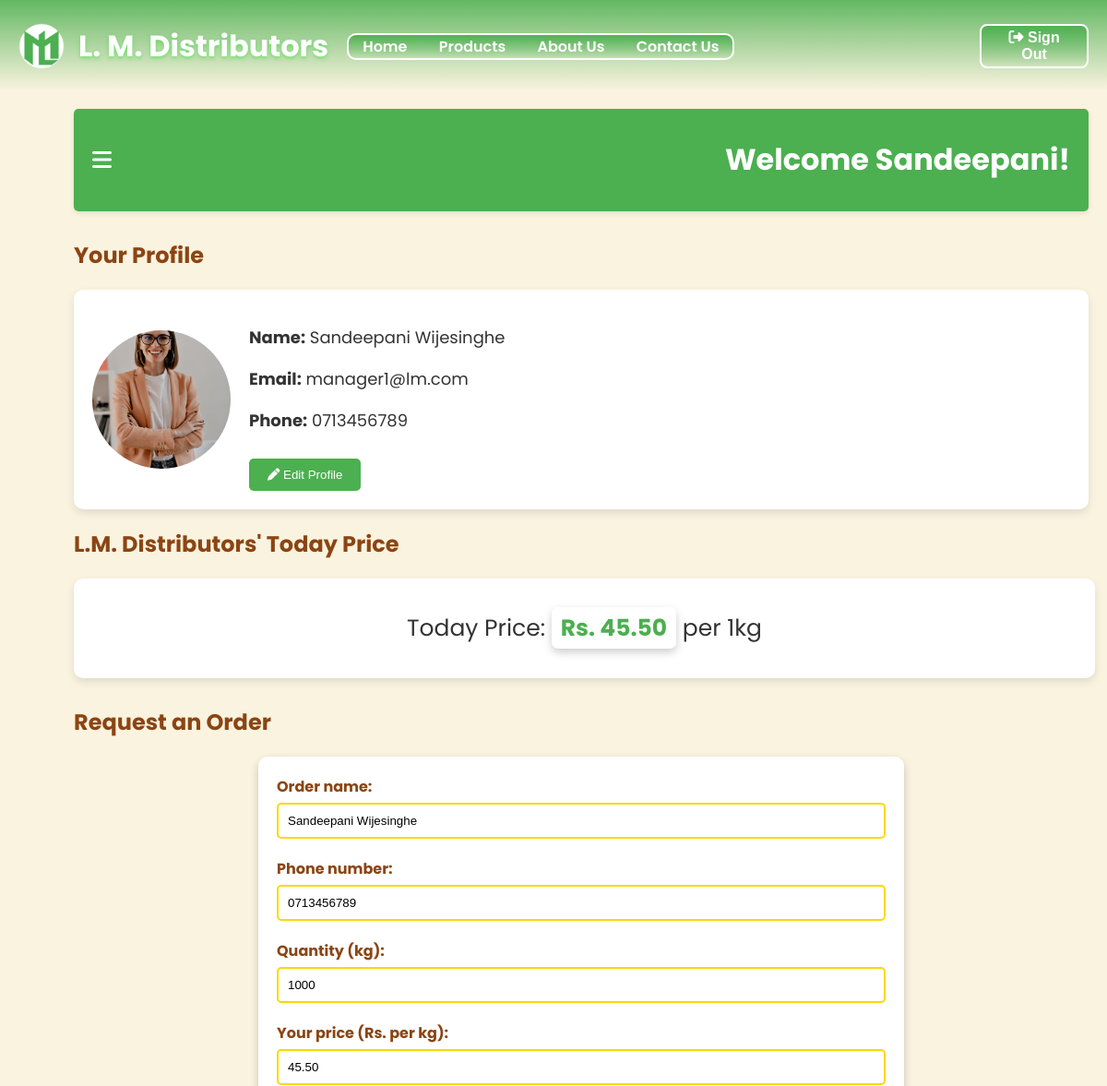
The app's page /buyer.php (signed in, upper part), older data.
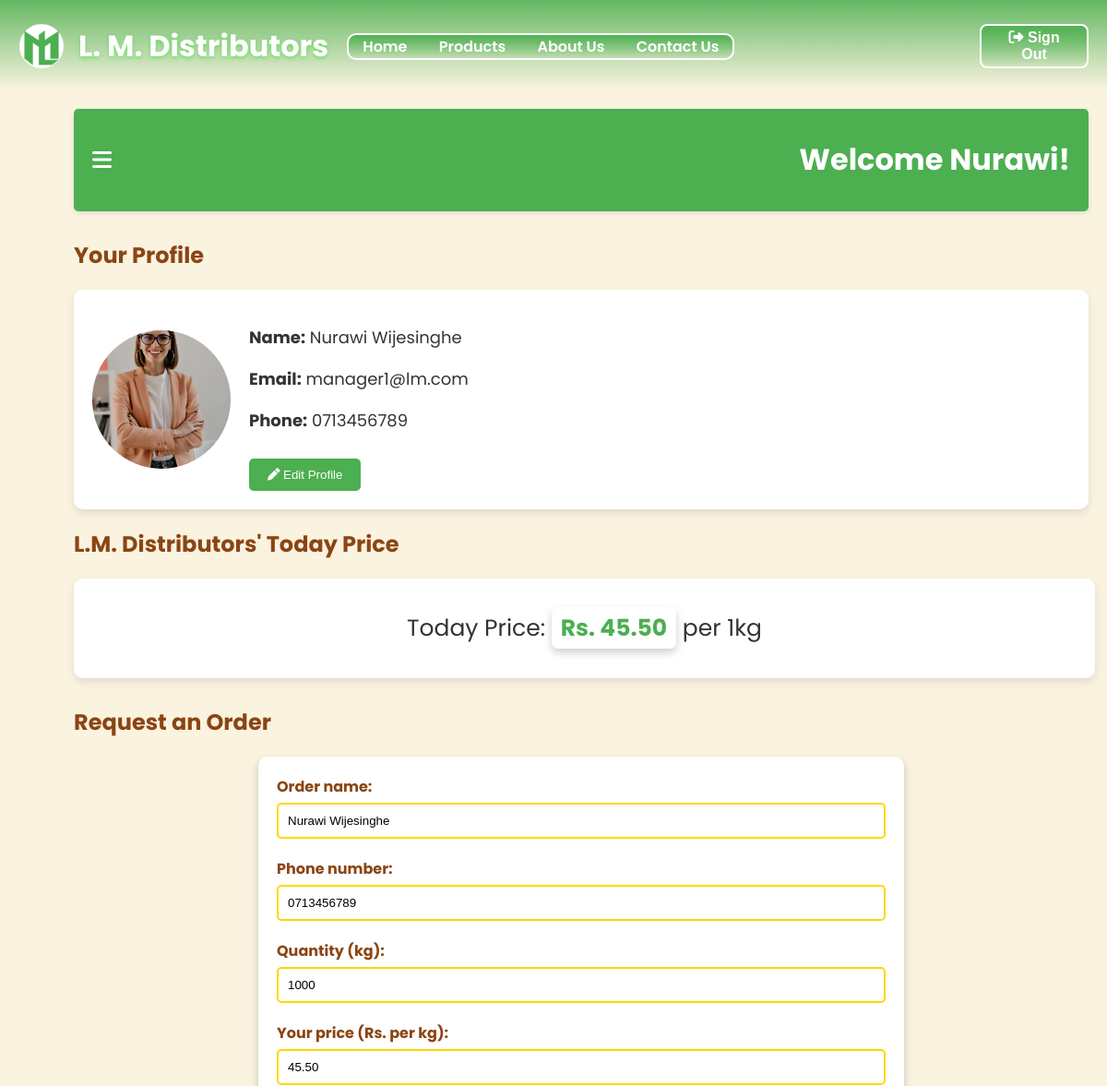
The same page, newer data.
### tables this page shows
CREATE TABLE `user_info` (
  `userID` int(11) NOT NULL,
  `email` varchar(255) NOT NULL,
  `password` varchar(255) NOT NULL,
  `fName` varchar(100) NOT NULL,
  `lName` varchar(100) NOT NULL,
  `dob` date NOT NULL,
  `phone1` varchar(15) NOT NULL,
  `phone2` varchar(15) DEFAULT NULL,
  `address` text NOT NULL,
  `image` varchar(255) DEFAULT NULL,
  `type` enum('admin','manager','customer','supplier','buyer') NOT NULL,
  `assignType` varchar(50) DEFAULT NULL,
  `status` enum('active','inactive') NOT NULL,
  `last_logout` datetime DEFAULT NULL
);

### buyer.php (the view, shortened to what this page needs)
<?php
    include_once 'config.php';
    if(!isset($_SESSION['user_fName'])) {
        header('Location: login.php');
        exit();
    }
    else {
        $dob = $_SESSION['user_dob'];
        $today = date('m-d');
        $birthday = date('m-d', strtotime($dob));
        if($birthday == $today) {
            $greeting = "Happy birthday ".$_SESSION['user_fName']."!";
        }
        else {
            $greeting = "Welcome ".$_SESSION['user_fName']."!";
        }
        $todayPriceSql = "SELECT price FROM buyerprice";
        $todayPriceResult = mysqli_query($conn, $todayPriceSql);
        $todayPriceRow = mysqli_fetch_assoc($todayPriceResult);
        $todayPrice = $todayPriceRow['price'];
        $userID = $_SESSION['user_id'];
        $sql = "SELECT * FROM user_info WHERE `userID` = ?";
        $stmt = $conn->prepare($sql);
        $stmt->bind_param("i", $userID);
        $stmt->execute();
        $result = $stmt->get_result();
        $row = $result->fetch_assoc();
    }
?>
<!DOCTYPE html>
<html lang="en">
<head>
    <link rel="stylesheet" href="./css/buyer.css">
    <link rel="stylesheet" href="https://cdnjs.cloudflare.com/ajax/libs/font-awesome/6.0.0-beta3/css/all.min.css">
</head>
<body>
    <?php include 'header.php'; ?>
    <div class="container">
        <div class="main-content">
            <div class="topbar">
                <i class="fas fa-bars" id="toggle-sidebar" title="Open Dashboard"></i>
                <h1><?php echo $greeting; ?></h1>
            </div>
            <section class="buyer-profile">
                <h2>Your Profile</h2>
                <div class="profile-card">
                    <img src="<?php echo htmlspecialchars($_SESSION['user_image']); ?>" alt="Buyer Profile Picture" class="profile-pic">
                    <div class="profile-info">
                        <p><strong>Name:</strong> <?php echo htmlspecialchars($_SESSION['fullName'])?></p>
                        <p><strong>Email:</strong> <?php echo htmlspecialchars($_SESSION['user_email'])?></p>
                        <p><strong>Phone:</strong> <?php echo htmlspecialchars($_SESSION['user_phone'])?></p>
                        <button class="btn edit-profile" onclick="window.location.href='./accSettings.php'" title="Edit Profile"><i class="fa-solid fa-pen"></i> Edit Profile</button>
                    </div>
                </div>
            </section>
            <div class="todayPrice">
                <h2>L.M. Distributors' Today Price</h2>
                <div class="priceContainer">
                    <p>Today Price: <strong>Rs. <?php echo htmlspecialchars($todayPrice); ?></strong> per 1kg</p>
                </div>
            </div>
            <div class="requestOrder">
                <h2>Request an Order</h2>
                <center>
                    <form action="buyer.php" method="POST" class="reqForm">
                        <div class="separation">
                            <label for="orderName">Order name: </label>
                            <input type="text" id="orderName" name="orderName"
                                   value="<?php echo htmlspecialchars($row['fName']).' '.htmlspecialchars($row['lName']); ?>" required>
                        </div>
                        <div class="separation">
                            <label for="phone">Phone number: </label>
                            <input type="tel" id="phone" name="phone" value="<?php echo htmlspecialchars($row['phone1']); ?>" required>
                        </div>
                        <div class="separation">
                            <label for="orderQty">Quantity (kg): </label>
                            <input type="number" id="orderQty" name="orderQty" min="1000" value="1000" required>
                        </div>
                        <div class="separation">
                            <label for="yourPrice">Your price (Rs. per kg): </label>
                            <input type="number" id="yourPrice" name="yourPrice" step="0.01"
                                   min="<?php echo htmlspecialchars($todayPrice); ?>" value="<?php echo htmlspecialchars($todayPrice); ?>" required>
                        </div>
                    </form>
                </center>
            </div>
        </div>
    </div>
    <?php include 'footer.php'; ?>
</body>
</html>

Row changes from the older to the newer data that the page shows:
changed user_info: orderName "Sandeepani Wijesinghe" → "Nurawi Wijesinghe"
Text that changed along with them:
$greeting: "Welcome Sandeepani!" → "Welcome Nurawi!"
$_SESSION['fullName']: "Sandeepani Wijesinghe" → "Nurawi Wijesinghe"
